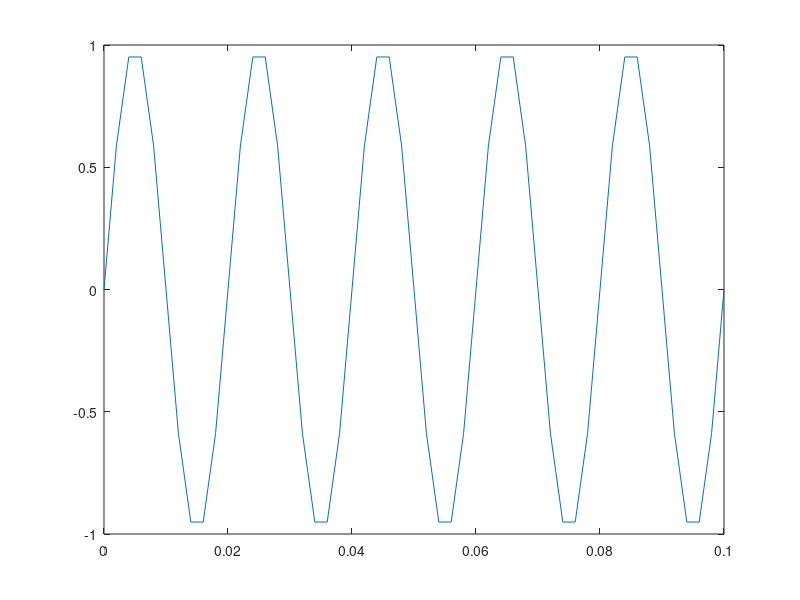
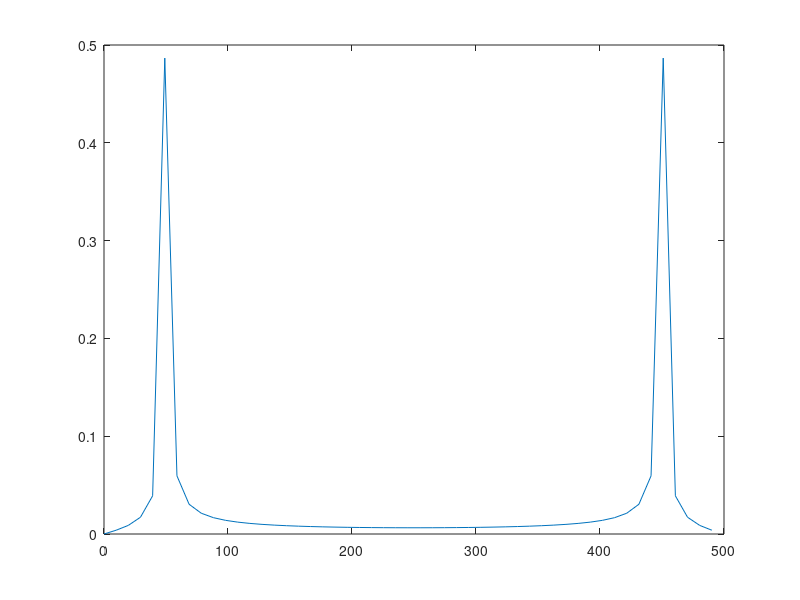
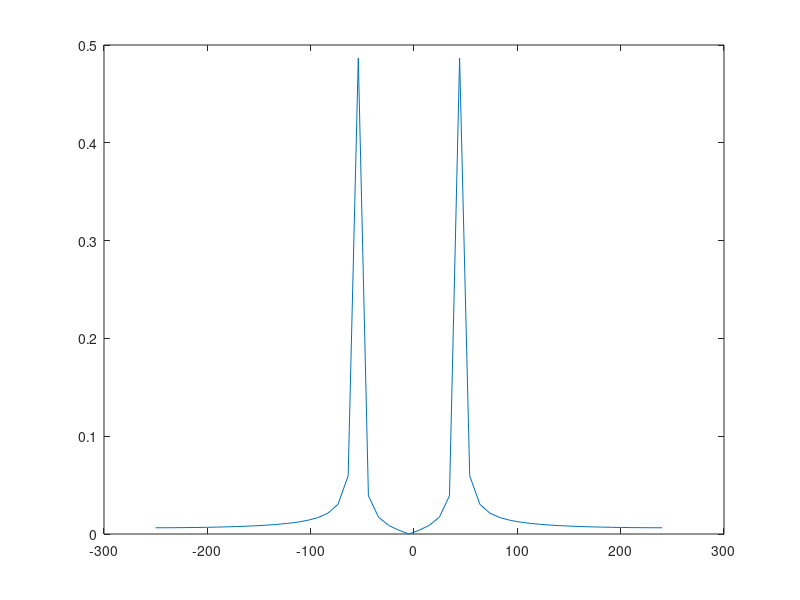
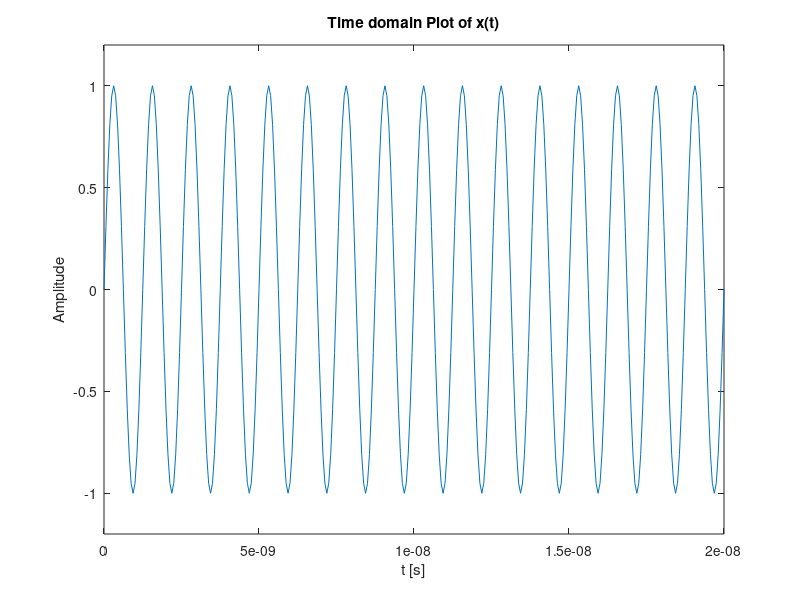

Reproduce these figures in MATLAB, in order.
%% Task 1
Fs=500; % sampling frequency = 10*50Hz 
 Ts=1/Fs; % sampling interval 
 t=0:Ts:0.1; % sampling time instants [s] 
 x=sin(2*pi*50*t); % signal vector 
 figure % Opens a new figure 
 plot(t,x) % plot in time domain 
 %% Task 2

F_x=fft(x); % DFT of X, saved to Fx 
Nx=length(x); 
Fo=1/(Ts*Nx); % frequency resolution. 
freq1=0:Fo:(Nx-1)*Fo; % One-sided frequency Axis 
figure 
plot(freq1,abs(F_x)/Nx) % One-sided amplitude Spectrum 
freq2=-Nx/2*Fo:Fo:(Nx/2-1)*Fo; % Two-sided frequency Axis 
figure 
plot(freq2,fftshift(abs(F_x)/Nx)) % Two-sided amplitude Spectrum
%% Task 3
clear;
%3.1
Fs = 16e9; % sampling frequency Fs = 16 GHz
Ts = 1/Fs; %sampling intervals
T=20e-9;
t=0:Ts:T;
N = length(t);
fc = 800e6; % signal's frequency
x = sin(2*pi*fc*t);

figure
plot(t,x)
title('Time domain Plot of x(t)') 
xlabel('t [s]') 
ylabel('Amplitude') 
axis([0 20e-9 -1.2 1.2])

Fo =1/(Ts*N); %frequency resolution
Fx = fft(x); %DFT
f = -N/2*Fo:Fo:Fo*(N/2-1);% two-sided frequency axis

figure
plot(f,fftshift(abs(Fx)/N))

%3.2
m=sin(2*pi*750e6*t);
s=x.*m;

figure
plot(t,s)

Fx = fft(s);
figure
plot(f,fftshift(abs(Fx)/N))

% 3.3
n=randn(size(x));
y=10*s+n;

figure
plot(t,y)

F_y = fft(y);
figure
plot(f/1e6,fftshift(abs(F_y))/N) 

%% Task 4
%4.1
f_cut = 200e6;
order = 10;
fr = f_cut/(Fs/2); % Cut-off frequency normalized to 1. 
[b,a] = butter(order,fr);% Coefficients of the filter 

freqz(b,a,N,Fs)
title('Frequency response of the Butterworth filter')

y_filtered_butter = filter(b,a,y);
figure
plot(t,y_filtered_butter)

F_y_filtered = fft(y_filtered_butter);
figure
plot(f/1e6,fftshift(abs(F_y_filtered))/N)


% 4.2
order = 60;
f_filter = [0 0.8e9 1.3e9 1.8e9 2.3e9 Fs/2]/(Fs/2); 
a_filter = [0 0 1 1 0 0]; 
b = firpm(order,f_filter,a_filter); 

figure
stem(-order/2:order/2,b) 

F_b = fft(b,N);
figure
plot(f/1e6,fftshift(abs(F_b))/N)

y_filtered_FIR = filter(b,1,y);

figure
plot(t,y_filtered_FIR)

F_y_fir = fft(y_filtered_FIR);
figure
plot(f/1e6,fftshift(abs(F_y_fir))/N)
